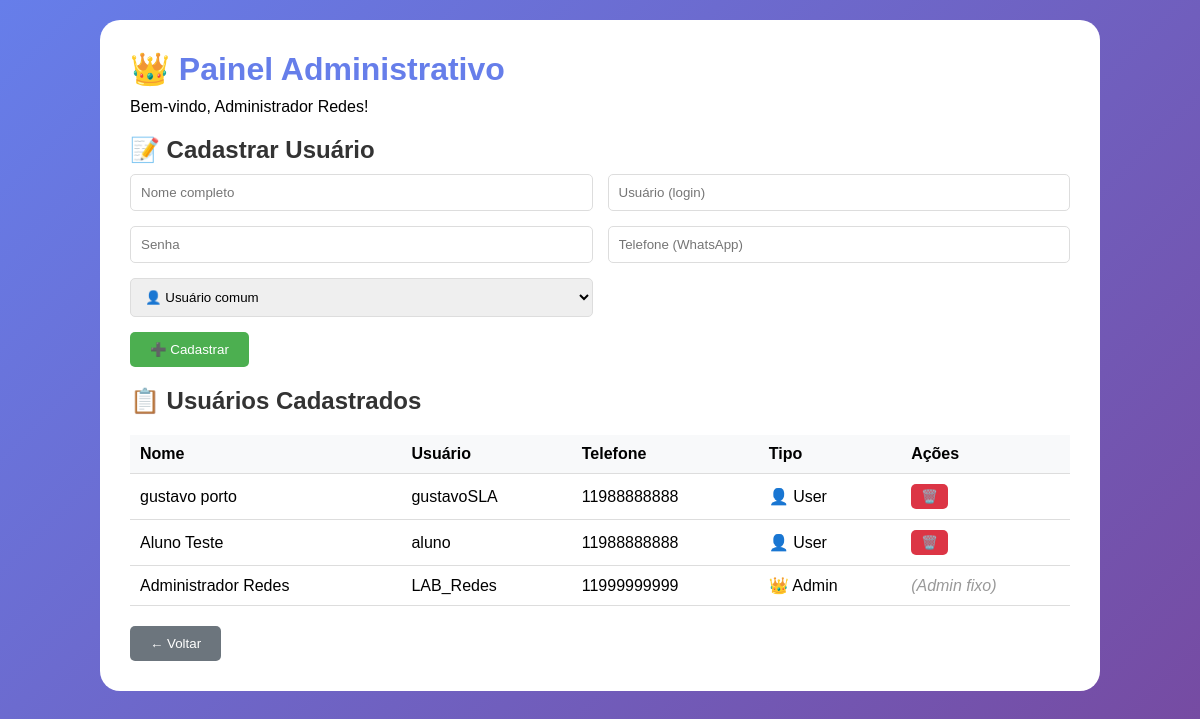
The page /admin.php (signed in) on the database its author committed.
### tables this page shows
CREATE TABLE usuarios (
            id INTEGER PRIMARY KEY AUTOINCREMENT,
            nome TEXT NOT NULL,
            usuario TEXT UNIQUE NOT NULL,
            senha TEXT NOT NULL,
            telefone TEXT,
            tipo TEXT DEFAULT 'user',
            ativo INTEGER DEFAULT 1
        );

### admin.php (the view, shortened to what this page needs)
<?php
$pdo = getConnection();
$usuarios = $pdo->query("SELECT * FROM usuarios ORDER BY id DESC")->fetchAll();
?>
<!DOCTYPE html>
<html lang="pt-br">
<head>
</head>
<body>
    <div class="container">
        <div class="card">
            <h1>👑 Painel Administrativo</h1>
            <p>Bem-vindo, <?php echo $_SESSION['user_nome']; ?>!</p>
            <h2>📝 Cadastrar Usuário</h2>
            <form method="POST">
                <div class="form-row">
                    <input type="text" name="nome" placeholder="Nome completo" required>
                    <input type="text" name="usuario" placeholder="Usuário (login)" required>
                </div>
                <div class="form-row">
                    <input type="password" name="senha" placeholder="Senha" required>
                    <input type="tel" name="telefone" placeholder="Telefone (WhatsApp)" required>
                </div>
                <div class="form-row">
                    <select name="tipo">
                        <option value="user">👤 Usuário comum</option>
                    </select>
                </div>
                <button type="submit" name="cadastrar">➕ Cadastrar</button>
            </form>
            <h2>📋 Usuários Cadastrados</h2>
            <table>
                <thead>
                    <tr><th>Nome</th><th>Usuário</th><th>Telefone</th><th>Tipo</th><th>Ações</th></tr>
                </thead>
                <tbody>
                    <?php foreach ($usuarios as $user): ?>
                    <tr>
                        <td><?php echo htmlspecialchars($user['nome']); ?></td>
                        <td><?php echo htmlspecialchars($user['usuario']); ?></td>
                        <td><?php echo htmlspecialchars($user['telefone']); ?></td>
                        <td><?php echo $user['tipo'] === 'admin' ? '👑 Admin' : '👤 User'; ?></td>
                        <td>
                            <?php if ($user['usuario'] !== 'LAB_Redes'): ?>
                            <form method="POST" style="display:inline">
                                <button type="submit" name="excluir" class="btn-excluir" onclick="return confirm('Excluir?')">🗑️</button>
                            </form>
                            <?php else: ?>
                            <span class="voce">(Admin fixo)</span>
                            <?php endif; ?>
                        </td>
                    </tr>
                    <?php endforeach; ?>
                </tbody>
            </table>
            <button onclick="location.href='menu.php'" class="btn-voltar">← Voltar</button>
        </div>
    </div>
</body>
</html>

### admin.php (style rules this page uses)
* { margin: 0; padding: 0; box-sizing: border-box; }
body { font-family: Arial, sans-serif; background: linear-gradient(135deg, #667eea 0%, #764ba2 100%); padding: 20px; }
.container { max-width: 1000px; margin: 0 auto; }
.card { background: white; border-radius: 20px; padding: 30px; margin-bottom: 20px; }
h1 { color: #667eea; margin-bottom: 10px; }
h2 { margin: 20px 0 10px 0; color: #333; }
.form-row { display: grid; grid-template-columns: 1fr 1fr; gap: 15px; margin-bottom: 15px; }
input, select { width: 100%; padding: 10px; border: 1px solid #ddd; border-radius: 5px; }
button { background: #4CAF50; color: white; border: none; padding: 10px 20px; border-radius: 5px; cursor: pointer; }
table { width: 100%; border-collapse: collapse; margin-top: 20px; }
th, td { padding: 10px; text-align: left; border-bottom: 1px solid #ddd; }
th { background: #f8f9fa; }
.btn-excluir { background: #dc3545; padding: 5px 10px; }
.btn-voltar { background: #6c757d; margin-top: 20px; }
.voce { color: #999; font-style: italic; }

### rows shown on the page
usuarios: nome "gustavo porto", usuario "gustavoSLA", telefone "11988888888", tipo "👤 User"
usuarios: nome "Aluno Teste", usuario "aluno", telefone "11988888888", tipo "👤 User"
usuarios: nome "Administrador Redes", usuario "LAB_Redes", telefone "11999999999", tipo "👑 Admin", shows "(Admin fixo)"

### other values the page prints
$_SESSION['user_nome'] "Administrador Redes"
